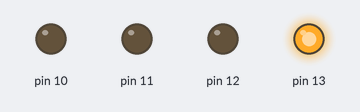
A sketch run on a simulated Arduino Uno, built with avr-gcc and run on an emulated ATmega328P. On the bench: output pins drawn as LEDs (lit = HIGH).

Above: at 0.2 s.
At 1.2 s:
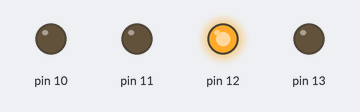
At 3.2 s:
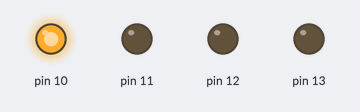
At 5.2 s:
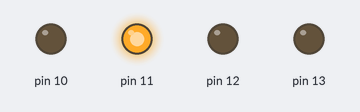
At 9.7 s:
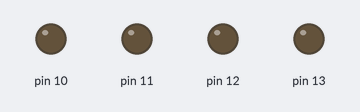
Timing chart, 0 to 10.4 s (numbered marks = the images above):
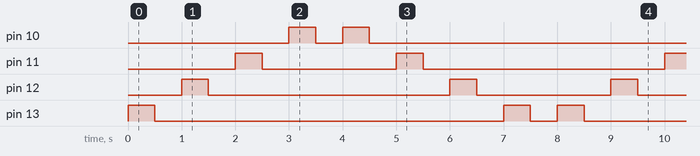

The sketch:

upsidedownled.ino
```cpp
void setup() {
  // put your setup code here, to run once:
pinMode(13,OUTPUT);
pinMode(12,OUTPUT);
pinMode(11,OUTPUT);
pinMode(10,OUTPUT);
}

void loop() {
  // put your main code here, to run repeatedly:
int j;
  for(j=13;j>=10;j--)
  {
    digitalWrite(j,1);
    delay(500);
    digitalWrite(j,0);
    delay(500);
  }
  for(j=10;j<=13;j++)
  {
    digitalWrite(j,1);
    delay(500);
    digitalWrite(j,0);
    delay(500);
  }
}
```

Measured:
- by itself, pin 10: repeats every 8.0 s: LOW 0.50 s, HIGH 0.50 s, LOW 6.5 s, HIGH 0.50 s
- by itself, pin 11: repeats every 8.0 s: LOW 2.5 s, HIGH 0.50 s, LOW 4.5 s, HIGH 0.50 s
- by itself, pin 12: repeats every 8.0 s: LOW 4.5 s, HIGH 0.50 s, LOW 2.5 s, HIGH 0.50 s
- by itself, pin 13: repeats every 8.0 s: LOW 6.5 s, HIGH 0.50 s, LOW 0.50 s, HIGH 0.50 s
